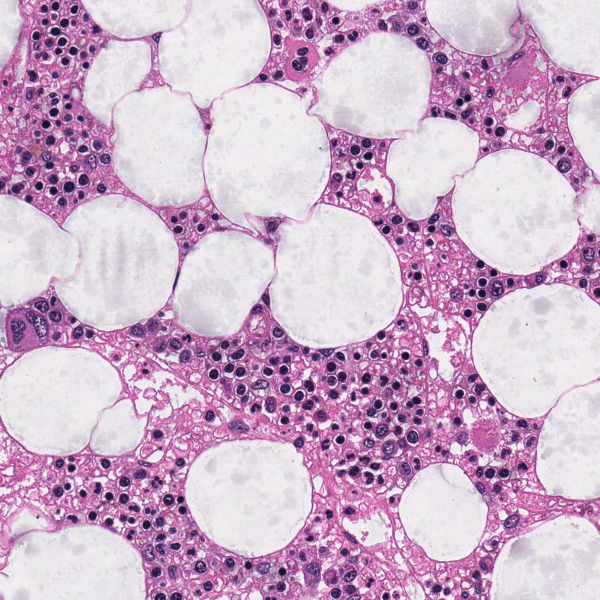
#> input picture BM_GRAZ_HE_0007_01.png, 1200 x 1200 px, given as the content of the folder iou/Pred, which was not available (shown at 1/2 size)
$ python metrics.py
#> lines starting #> are read from the running program, lines starting #| are printed output that depends on the picture; after the words box and inside, x2 and y2 are one past the last pixel; in counts of white or black regions, pixels touching at a corner belong together; pictures that were not available may be replaced by others from this repository, and a replacement may not be noted
import numpy as np
import cv2
# import numpy as np
from scipy.ndimage.morphology import binary_fill_holes
import utils

"""
@author: Akhil
written function for whole image iou and pixel wise precision"""

# [57 lines left out: functions mean_iou, precision_at, not called in this run]

def load_mask(path,image_id):
    """Generate instance masks for images of the given image ID.
    """
#> called with path = 'iou/Pred/', image_id = 'BM_GRAZ_HE_0007_01.png'

    mask_ = cv2.imread(path  + image_id, 0)
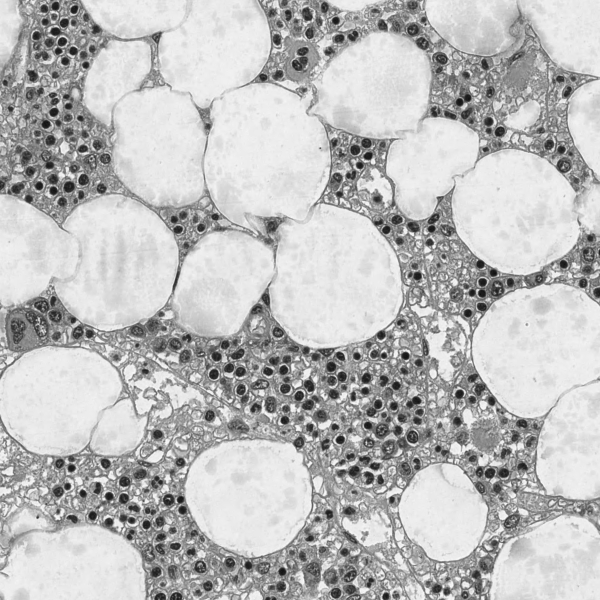
#> mask_: shape (1200, 1200) (shown at 1/2 size); min 0, max 255, mean 189.4

    mask_ = np.where(mask_ > 128, 1, 0)
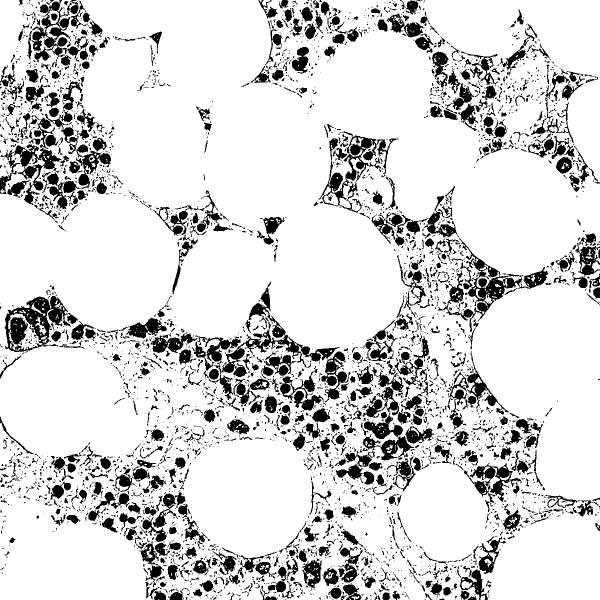
#> mask_: shape (1200, 1200) int64 (shown at 1/2 size); values 0 (black) and 1 (white), 84.5% white; 3878 black regions (2973 under 20 px), largest, box (x1, y1, x2, y2) and area: (9, 592, 156, 704) 6762, (444, 563, 679, 754) 6085, (875, 476, 1045, 664) 5587

    # Fill holes in the mask
    mask = []
    mask_ = binary_fill_holes(mask_).astype(np.int32)
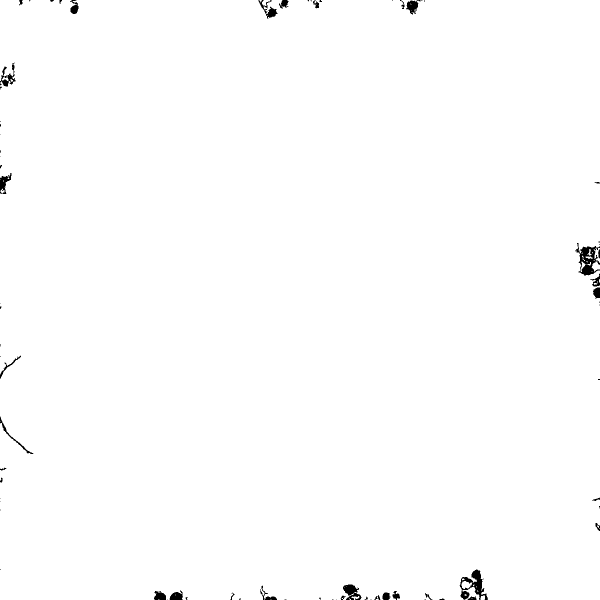
#> mask_: shape (1200, 1200) int32 (shown at 1/2 size); values 0 (black) and 1 (white), 99.4% white; 77 black regions (39 under 20 px), largest, box (x1, y1, x2, y2) and area: (1151, 486, 1200, 551) 1476, (919, 1139, 976, 1200) 1364, (686, 1169, 723, 1200) 661
    # Add mask only if its area is larger than one pixel
    if np.sum(mask_) >= 1:
        mask.append(np.squeeze(mask_))

    mask = np.stack(mask, axis=-1)
    mask = mask.astype(np.uint8)[:,:,0]
    print(mask.shape)
#| (1200, 1200)
    # Class ids: all ones since all are foreground objects
    # class_ids = np.ones(mask.shape[2])

    return mask.astype(np.uint8)

import os
val_path = 'iou/Pred'
val_list = os.listdir(val_path)
path = 'iou/'
iou=[]
precision=[]
for l in val_list:
    pred_mask = load_mask(path+'Pred/',l)
    gt_mask = load_mask(path+'Gt/',l)
#| (1200, 1200)
    # print(pred_mask.shape,gt_mask.shape)
    true_masks=gt_mask; pred_masks=pred_mask;
    Intersection = np.sum(pred_masks*true_masks)
#> Intersection = 1430876
    union = np.sum(true_masks+pred_masks)-np.sum(pred_masks*true_masks)
#> union = 1430876
    iou.append(Intersection/union)
    tp = np.sum((gt_mask==pred_mask) & (gt_mask==1))
#> tp = 1430876
    fp = np.sum((pred_mask==1) & (gt_mask==0))
#> fp = 0
    fn = np.sum((pred_mask==0) & (gt_mask==1))
#> fn = 0
    precision.append(tp/(tp+fp))
print(np.mean(iou))
#| 1.0
print(np.mean(precision))
#| 1.0
